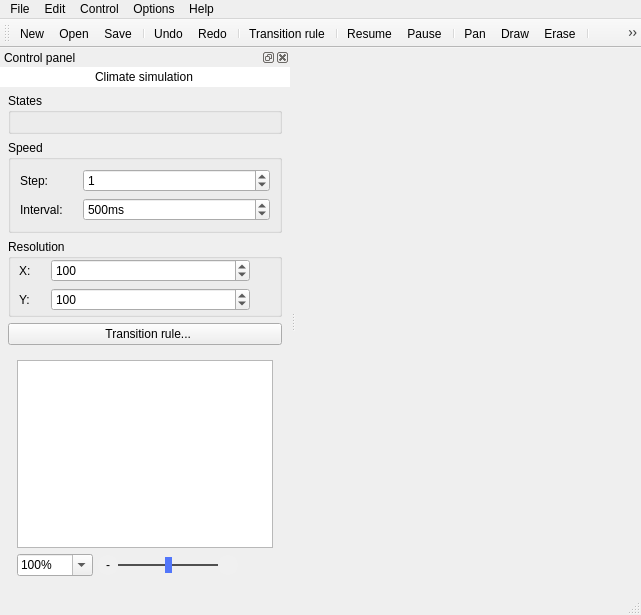
<?xml version="1.0" encoding="UTF-8"?>
<ui version="4.0">
 <class>MainWindow</class>
 <widget class="QMainWindow" name="MainWindow">
  <property name="geometry">
   <rect>
    <x>0</x>
    <y>0</y>
    <width>641</width>
    <height>615</height>
   </rect>
  </property>
  <property name="minimumSize">
   <size>
    <width>0</width>
    <height>0</height>
   </size>
  </property>
  <property name="windowTitle">
   <string>Cellullar</string>
  </property>
  <widget class="QWidget" name="centralwidget">
   <layout class="QGridLayout" name="gridLayout">
    <property name="leftMargin">
     <number>1</number>
    </property>
    <property name="topMargin">
     <number>1</number>
    </property>
    <property name="rightMargin">
     <number>1</number>
    </property>
    <property name="bottomMargin">
     <number>1</number>
    </property>
    <property name="spacing">
     <number>0</number>
    </property>
   </layout>
  </widget>
  <widget class="QMenuBar" name="menubar">
   <property name="geometry">
    <rect>
     <x>0</x>
     <y>0</y>
     <width>641</width>
     <height>21</height>
    </rect>
   </property>
   <widget class="QMenu" name="menuFile">
    <property name="title">
     <string>File</string>
    </property>
    <widget class="QMenu" name="menuRecent_files">
     <property name="title">
      <string>Recent files</string>
     </property>
    </widget>
    <addaction name="actionNew"/>
    <addaction name="actionOpen"/>
    <addaction name="actionSave"/>
    <addaction name="actionClose"/>
    <addaction name="separator"/>
    <addaction name="actionExport"/>
    <addaction name="menuRecent_files"/>
    <addaction name="separator"/>
    <addaction name="actionPrint"/>
    <addaction name="separator"/>
    <addaction name="actionExit"/>
   </widget>
   <widget class="QMenu" name="menuEdit">
    <property name="title">
     <string>Edit</string>
    </property>
    <widget class="QMenu" name="menuEdit_2">
     <property name="title">
      <string>Edit</string>
     </property>
     <addaction name="actionMove"/>
     <addaction name="actionDraw"/>
     <addaction name="actionErase"/>
    </widget>
    <widget class="QMenu" name="menuZoom">
     <property name="title">
      <string>Zoom</string>
     </property>
     <addaction name="actionZoomIn"/>
     <addaction name="actionZoomOut"/>
     <addaction name="actionZoom100"/>
    </widget>
    <addaction name="actionUndo"/>
    <addaction name="actionRedo"/>
    <addaction name="separator"/>
    <addaction name="menuEdit_2"/>
    <addaction name="menuZoom"/>
    <addaction name="actionClear"/>
    <addaction name="separator"/>
    <addaction name="actionTransitionRule"/>
   </widget>
   <widget class="QMenu" name="menuRun">
    <property name="title">
     <string>Control</string>
    </property>
    <addaction name="actionResume"/>
    <addaction name="actionPause"/>
    <addaction name="actionBuildRule"/>
   </widget>
   <widget class="QMenu" name="menuOptions">
    <property name="title">
     <string>Options</string>
    </property>
    <widget class="QMenu" name="menuTheme">
     <property name="title">
      <string>Theme</string>
     </property>
     <addaction name="actionDefaultTheme"/>
     <addaction name="actionDarkTheme"/>
    </widget>
    <addaction name="actionPreferences"/>
    <addaction name="menuTheme"/>
   </widget>
   <widget class="QMenu" name="menuHelp">
    <property name="title">
     <string>Help</string>
    </property>
    <addaction name="actionAbout"/>
    <addaction name="actionHelp"/>
   </widget>
   <addaction name="menuFile"/>
   <addaction name="menuEdit"/>
   <addaction name="menuRun"/>
   <addaction name="menuOptions"/>
   <addaction name="menuHelp"/>
  </widget>
  <widget class="QStatusBar" name="statusbar"/>
  <widget class="QToolBar" name="toolBar">
   <property name="windowTitle">
    <string>toolBar</string>
   </property>
   <attribute name="toolBarArea">
    <enum>TopToolBarArea</enum>
   </attribute>
   <attribute name="toolBarBreak">
    <bool>false</bool>
   </attribute>
   <addaction name="actionNew"/>
   <addaction name="actionOpen"/>
   <addaction name="actionSave"/>
   <addaction name="separator"/>
   <addaction name="actionUndo"/>
   <addaction name="actionRedo"/>
   <addaction name="separator"/>
   <addaction name="actionTransitionRule"/>
   <addaction name="separator"/>
   <addaction name="actionResume"/>
   <addaction name="actionPause"/>
   <addaction name="separator"/>
   <addaction name="actionMove"/>
   <addaction name="actionDraw"/>
   <addaction name="actionErase"/>
   <addaction name="separator"/>
   <addaction name="actionDarkTheme"/>
  </widget>
  <widget class="QDockWidget" name="dockWidget">
   <property name="sizePolicy">
    <sizepolicy hsizetype="Fixed" vsizetype="Preferred">
     <horstretch>0</horstretch>
     <verstretch>0</verstretch>
    </sizepolicy>
   </property>
   <property name="windowTitle">
    <string>Control panel</string>
   </property>
   <attribute name="dockWidgetArea">
    <number>1</number>
   </attribute>
   <widget class="QWidget" name="dockWidgetContents">
    <layout class="QVBoxLayout" name="verticalLayout">
     <property name="leftMargin">
      <number>0</number>
     </property>
     <property name="topMargin">
      <number>0</number>
     </property>
     <property name="rightMargin">
      <number>0</number>
     </property>
     <property name="bottomMargin">
      <number>0</number>
     </property>
     <item>
      <widget class="QWidget" name="widget" native="true">
       <property name="sizePolicy">
        <sizepolicy hsizetype="Preferred" vsizetype="Fixed">
         <horstretch>0</horstretch>
         <verstretch>0</verstretch>
        </sizepolicy>
       </property>
       <layout class="QHBoxLayout" name="horizontalLayout">
        <property name="leftMargin">
         <number>0</number>
        </property>
        <property name="topMargin">
         <number>0</number>
        </property>
        <property name="rightMargin">
         <number>0</number>
        </property>
        <property name="bottomMargin">
         <number>0</number>
        </property>
        <item>
         <widget class="QLineEdit" name="editProjectName">
          <property name="sizePolicy">
           <sizepolicy hsizetype="Expanding" vsizetype="Expanding">
            <horstretch>0</horstretch>
            <verstretch>0</verstretch>
           </sizepolicy>
          </property>
          <property name="text">
           <string>Climate simulation</string>
          </property>
          <property name="frame">
           <bool>false</bool>
          </property>
          <property name="alignment">
           <set>Qt::AlignCenter</set>
          </property>
         </widget>
        </item>
       </layout>
      </widget>
     </item>
     <item>
      <layout class="QVBoxLayout" name="verticalLayout_2">
       <property name="leftMargin">
        <number>8</number>
       </property>
       <property name="topMargin">
        <number>0</number>
       </property>
       <property name="rightMargin">
        <number>8</number>
       </property>
       <property name="bottomMargin">
        <number>8</number>
       </property>
       <item>
        <widget class="QGroupBox" name="groupBox_State">
         <property name="sizePolicy">
          <sizepolicy hsizetype="Expanding" vsizetype="Fixed">
           <horstretch>0</horstretch>
           <verstretch>0</verstretch>
          </sizepolicy>
         </property>
         <property name="title">
          <string>States</string>
         </property>
         <layout class="QVBoxLayout" name="verticalLayout_4">
          <property name="spacing">
           <number>0</number>
          </property>
         </layout>
        </widget>
       </item>
       <item>
        <widget class="QGroupBox" name="groupBox_2">
         <property name="sizePolicy">
          <sizepolicy hsizetype="Preferred" vsizetype="Fixed">
           <horstretch>0</horstretch>
           <verstretch>0</verstretch>
          </sizepolicy>
         </property>
         <property name="title">
          <string>Speed</string>
         </property>
         <layout class="QFormLayout" name="formLayout">
          <property name="horizontalSpacing">
           <number>20</number>
          </property>
          <property name="verticalSpacing">
           <number>6</number>
          </property>
          <item row="0" column="0">
           <widget class="QLabel" name="label">
            <property name="text">
             <string>Step:</string>
            </property>
           </widget>
          </item>
          <item row="0" column="1">
           <widget class="QSpinBox" name="spinStep">
            <property name="sizePolicy">
             <sizepolicy hsizetype="Expanding" vsizetype="Fixed">
              <horstretch>0</horstretch>
              <verstretch>0</verstretch>
             </sizepolicy>
            </property>
            <property name="value">
             <number>1</number>
            </property>
           </widget>
          </item>
          <item row="1" column="0">
           <widget class="QLabel" name="label_2">
            <property name="text">
             <string>Interval:</string>
            </property>
           </widget>
          </item>
          <item row="1" column="1">
           <widget class="QSpinBox" name="spinInterval">
            <property name="sizePolicy">
             <sizepolicy hsizetype="Expanding" vsizetype="Fixed">
              <horstretch>0</horstretch>
              <verstretch>0</verstretch>
             </sizepolicy>
            </property>
            <property name="suffix">
             <string>ms</string>
            </property>
            <property name="maximum">
             <number>10000</number>
            </property>
            <property name="value">
             <number>500</number>
            </property>
           </widget>
          </item>
         </layout>
        </widget>
       </item>
       <item>
        <widget class="QGroupBox" name="groupBox">
         <property name="sizePolicy">
          <sizepolicy hsizetype="Preferred" vsizetype="Fixed">
           <horstretch>0</horstretch>
           <verstretch>0</verstretch>
          </sizepolicy>
         </property>
         <property name="title">
          <string>Resolution</string>
         </property>
         <layout class="QHBoxLayout" name="horizontalLayout_3">
          <property name="leftMargin">
           <number>8</number>
          </property>
          <property name="topMargin">
           <number>0</number>
          </property>
          <property name="rightMargin">
           <number>8</number>
          </property>
          <property name="bottomMargin">
           <number>3</number>
          </property>
          <item>
           <layout class="QFormLayout" name="formLayout_3">
            <property name="horizontalSpacing">
             <number>20</number>
            </property>
            <item row="0" column="0">
             <widget class="QLabel" name="label_5">
              <property name="text">
               <string>X:</string>
              </property>
             </widget>
            </item>
            <item row="0" column="1">
             <widget class="QSpinBox" name="spinSizeX">
              <property name="sizePolicy">
               <sizepolicy hsizetype="Expanding" vsizetype="Fixed">
                <horstretch>0</horstretch>
                <verstretch>0</verstretch>
               </sizepolicy>
              </property>
              <property name="minimum">
               <number>1</number>
              </property>
              <property name="maximum">
               <number>9999</number>
              </property>
              <property name="value">
               <number>100</number>
              </property>
             </widget>
            </item>
            <item row="1" column="0">
             <widget class="QLabel" name="label_6">
              <property name="text">
               <string>Y:</string>
              </property>
             </widget>
            </item>
            <item row="1" column="1">
             <widget class="QSpinBox" name="spinSizeY">
              <property name="sizePolicy">
               <sizepolicy hsizetype="Expanding" vsizetype="Fixed">
                <horstretch>0</horstretch>
                <verstretch>0</verstretch>
               </sizepolicy>
              </property>
              <property name="minimum">
               <number>1</number>
              </property>
              <property name="maximum">
               <number>9999</number>
              </property>
              <property name="value">
               <number>100</number>
              </property>
             </widget>
            </item>
           </layout>
          </item>
          <item>
           <widget class="QPushButton" name="propButton">
            <property name="sizePolicy">
             <sizepolicy hsizetype="Maximum" vsizetype="Maximum">
              <horstretch>0</horstretch>
              <verstretch>0</verstretch>
             </sizepolicy>
            </property>
            <property name="maximumSize">
             <size>
              <width>15</width>
              <height>30</height>
             </size>
            </property>
            <property name="text">
             <string/>
            </property>
            <property name="icon">
             <iconset>
              <normaloff>:/img ex/unlink_l.png</normaloff>:/img ex/unlink_l.png</iconset>
            </property>
            <property name="iconSize">
             <size>
              <width>7</width>
              <height>28</height>
             </size>
            </property>
            <property name="flat">
             <bool>true</bool>
            </property>
           </widget>
          </item>
         </layout>
        </widget>
       </item>
       <item>
        <widget class="QPushButton" name="pushTransition">
         <property name="styleSheet">
          <string notr="true"/>
         </property>
         <property name="text">
          <string>  Transition rule...</string>
         </property>
         <property name="icon">
          <iconset resource="cellullar.qrc">
           <normaloff>:/img/transition_l16.png</normaloff>:/img/transition_l16.png</iconset>
         </property>
        </widget>
       </item>
       <item>
        <widget class="QWidget" name="widget_2" native="true">
         <layout class="QVBoxLayout" name="verticalLayout_3">
          <item>
           <widget class="QPlainTextEdit" name="plainTextEdit">
            <property name="font">
             <font>
              <family>Courier New</family>
              <pointsize>9</pointsize>
             </font>
            </property>
           </widget>
          </item>
          <item>
           <widget class="QWidget" name="zoomWidget" native="true">
            <property name="sizePolicy">
             <sizepolicy hsizetype="Fixed" vsizetype="Preferred">
              <horstretch>0</horstretch>
              <verstretch>0</verstretch>
             </sizepolicy>
            </property>
            <layout class="QHBoxLayout" name="horizontalLayout_2">
             <property name="spacing">
              <number>0</number>
             </property>
             <property name="leftMargin">
              <number>0</number>
             </property>
             <property name="topMargin">
              <number>0</number>
             </property>
             <property name="rightMargin">
              <number>0</number>
             </property>
             <property name="bottomMargin">
              <number>0</number>
             </property>
             <item>
              <widget class="QComboBox" name="zoomCombo">
               <property name="sizePolicy">
                <sizepolicy hsizetype="Minimum" vsizetype="Expanding">
                 <horstretch>0</horstretch>
                 <verstretch>0</verstretch>
                </sizepolicy>
               </property>
               <property name="minimumSize">
                <size>
                 <width>76</width>
                 <height>0</height>
                </size>
               </property>
               <property name="maximumSize">
                <size>
                 <width>76</width>
                 <height>16777215</height>
                </size>
               </property>
               <property name="editable">
                <bool>true</bool>
               </property>
               <property name="currentText">
                <string>100%</string>
               </property>
               <property name="currentIndex">
                <number>5</number>
               </property>
               <property name="maxVisibleItems">
                <number>11</number>
               </property>
               <property name="insertPolicy">
                <enum>QComboBox::NoInsert</enum>
               </property>
               <item>
                <property name="text">
                 <string>1000%</string>
                </property>
               </item>
               <item>
                <property name="text">
                 <string>700%</string>
                </property>
               </item>
               <item>
                <property name="text">
                 <string>500%</string>
                </property>
               </item>
               <item>
                <property name="text">
                 <string>300%</string>
                </property>
               </item>
               <item>
                <property name="text">
                 <string>200%</string>
                </property>
               </item>
               <item>
                <property name="text">
                 <string>100%</string>
                </property>
               </item>
               <item>
                <property name="text">
                 <string>75%</string>
                </property>
               </item>
               <item>
                <property name="text">
                 <string>50%</string>
                </property>
               </item>
               <item>
                <property name="text">
                 <string>25%</string>
                </property>
               </item>
               <item>
                <property name="text">
                 <string>10%</string>
                </property>
               </item>
               <item>
                <property name="text">
                 <string>Reset</string>
                </property>
               </item>
              </widget>
             </item>
             <item>
              <widget class="QLabel" name="zoomSpacingLabel">
               <property name="sizePolicy">
                <sizepolicy hsizetype="Maximum" vsizetype="Expanding">
                 <horstretch>0</horstretch>
                 <verstretch>0</verstretch>
                </sizepolicy>
               </property>
               <property name="minimumSize">
                <size>
                 <width>4</width>
                 <height>0</height>
                </size>
               </property>
               <property name="maximumSize">
                <size>
                 <width>5</width>
                 <height>16777215</height>
                </size>
               </property>
               <property name="text">
                <string/>
               </property>
              </widget>
             </item>
             <item>
              <widget class="QToolButton" name="zoomOutBtn">
               <property name="sizePolicy">
                <sizepolicy hsizetype="Maximum" vsizetype="Expanding">
                 <horstretch>0</horstretch>
                 <verstretch>0</verstretch>
                </sizepolicy>
               </property>
               <property name="minimumSize">
                <size>
                 <width>20</width>
                 <height>0</height>
                </size>
               </property>
               <property name="maximumSize">
                <size>
                 <width>20</width>
                 <height>20</height>
                </size>
               </property>
               <property name="styleSheet">
                <string notr="true">QToolButton{
    background-color: #f0f0f0;
    padding:0px;
    border-width: 0px;
    border-radius: 10px;
}

QToolButton:pressed{
    background-color: #d0d0d0;
    padding:0px;
    border-width: 0px;
    border-radius: 10px;
}
QToolButton:hovered{
    background-color: #ff00ff;
    padding:0px;
    border-width: 0px;
    border-radius: 10px;
}
</string>
               </property>
               <property name="text">
                <string>-</string>
               </property>
               <property name="icon">
                <iconset resource="cellullar.qrc">
                 <normaloff>:/lucide-icons/minus-circle_l_20.png</normaloff>:/lucide-icons/minus-circle_l_20.png</iconset>
               </property>
               <property name="iconSize">
                <size>
                 <width>20</width>
                 <height>20</height>
                </size>
               </property>
               <property name="autoRepeat">
                <bool>true</bool>
               </property>
              </widget>
             </item>
             <item>
              <widget class="QSlider" name="zoomSlider">
               <property name="sizePolicy">
                <sizepolicy hsizetype="Maximum" vsizetype="Expanding">
                 <horstretch>0</horstretch>
                 <verstretch>0</verstretch>
                </sizepolicy>
               </property>
               <property name="minimumSize">
                <size>
                 <width>100</width>
                 <height>20</height>
                </size>
               </property>
               <property name="maximumSize">
                <size>
                 <width>100</width>
                 <height>20</height>
                </size>
               </property>
               <property name="styleSheet">
                <string notr="true">QSlider::sub-page:Horizontal { background-color: #505050; }
QSlider::add-page:Horizontal { background-color: #505050; }
QSlider::groove:Horizontal { background: transparent; height:2px; }
QSlider::handle:Horizontal { width:7px; background:#5276fa; margin: -7px 0px -7px 0px; }
QSlider::handle:Horizontal:pressed { width:7px; background:#355be2; margin: -7px 0px -7px 0px; }</string>
               </property>
               <property name="minimum">
                <number>1000</number>
               </property>
               <property name="maximum">
                <number>19000</number>
               </property>
               <property name="pageStep">
                <number>1000</number>
               </property>
               <property name="value">
                <number>10000</number>
               </property>
               <property name="orientation">
                <enum>Qt::Horizontal</enum>
               </property>
              </widget>
             </item>
             <item>
              <widget class="QToolButton" name="zoomInBtn">
               <property name="sizePolicy">
                <sizepolicy hsizetype="Maximum" vsizetype="Expanding">
                 <horstretch>0</horstretch>
                 <verstretch>0</verstretch>
                </sizepolicy>
               </property>
               <property name="minimumSize">
                <size>
                 <width>20</width>
                 <height>0</height>
                </size>
               </property>
               <property name="maximumSize">
                <size>
                 <width>20</width>
                 <height>20</height>
                </size>
               </property>
               <property name="styleSheet">
                <string notr="true">QToolButton{
    background-color: #f0f0f0;
    padding:0px;
    border-width: 0px;
    border-radius: 10px;
}

QToolButton:pressed{
    background-color: #d0d0d0;
    padding:0px;
    border-width: 0px;
    border-radius: 10px;
}
QToolButton:hovered{
    background-color: #ff00ff;
    padding:0px;
    border-width: 0px;
    border-radius: 10px;
}
</string>
               </property>
               <property name="text">
                <string/>
               </property>
               <property name="icon">
                <iconset resource="cellullar.qrc">
                 <normaloff>:/lucide-icons/plus-circle_l_20.png</normaloff>:/lucide-icons/plus-circle_l_20.png</iconset>
               </property>
               <property name="iconSize">
                <size>
                 <width>20</width>
                 <height>20</height>
                </size>
               </property>
               <property name="autoRepeat">
                <bool>true</bool>
               </property>
              </widget>
             </item>
            </layout>
           </widget>
          </item>
         </layout>
        </widget>
       </item>
      </layout>
     </item>
    </layout>
   </widget>
  </widget>
  <action name="actionSave">
   <property name="icon">
    <iconset resource="cellullar.qrc">
     <normaloff>:/lucide-icons/save_24.png</normaloff>:/lucide-icons/save_24.png</iconset>
   </property>
   <property name="text">
    <string>Save</string>
   </property>
  </action>
  <action name="actionOpen">
   <property name="icon">
    <iconset resource="cellullar.qrc">
     <normaloff>:/lucide-icons/folder-open_24.png</normaloff>:/lucide-icons/folder-open_24.png</iconset>
   </property>
   <property name="text">
    <string>Open</string>
   </property>
  </action>
  <action name="actionUndo">
   <property name="icon">
    <iconset resource="cellullar.qrc">
     <normaloff>:/lucide-icons/undo-2_24.png</normaloff>:/lucide-icons/undo-2_24.png</iconset>
   </property>
   <property name="text">
    <string>Undo</string>
   </property>
  </action>
  <action name="actionRedo">
   <property name="icon">
    <iconset resource="cellullar.qrc">
     <normaloff>:/lucide-icons/redo-2_24.png</normaloff>:/lucide-icons/redo-2_24.png</iconset>
   </property>
   <property name="text">
    <string>Redo</string>
   </property>
  </action>
  <action name="actionMove">
   <property name="checkable">
    <bool>true</bool>
   </property>
   <property name="icon">
    <iconset resource="cellullar.qrc">
     <normaloff>:/lucide-icons/move_24.png</normaloff>:/lucide-icons/move_24.png</iconset>
   </property>
   <property name="text">
    <string>Pan</string>
   </property>
  </action>
  <action name="actionDraw">
   <property name="checkable">
    <bool>true</bool>
   </property>
   <property name="icon">
    <iconset resource="cellullar.qrc">
     <normaloff>:/lucide-icons/pencil_24.png</normaloff>:/lucide-icons/pencil_24.png</iconset>
   </property>
   <property name="text">
    <string>Draw</string>
   </property>
  </action>
  <action name="actionErase">
   <property name="checkable">
    <bool>true</bool>
   </property>
   <property name="icon">
    <iconset resource="cellullar.qrc">
     <normaloff>:/lucide-icons/eraser_24.png</normaloff>:/lucide-icons/eraser_24.png</iconset>
   </property>
   <property name="text">
    <string>Erase</string>
   </property>
  </action>
  <action name="actionZoomIn">
   <property name="icon">
    <iconset resource="cellullar.qrc">
     <normaloff>:/lucide-icons/zoom-in_24.png</normaloff>:/lucide-icons/zoom-in_24.png</iconset>
   </property>
   <property name="text">
    <string>Zoom in</string>
   </property>
  </action>
  <action name="actionZoomOut">
   <property name="icon">
    <iconset resource="cellullar.qrc">
     <normaloff>:/lucide-icons/zoom-out_24.png</normaloff>:/lucide-icons/zoom-out_24.png</iconset>
   </property>
   <property name="text">
    <string>Zoom out</string>
   </property>
  </action>
  <action name="actionZoom100">
   <property name="text">
    <string>Zoom 100%</string>
   </property>
  </action>
  <action name="actionTransitionRule">
   <property name="icon">
    <iconset resource="cellullar.qrc">
     <normaloff>:/img/transition_l24.png</normaloff>:/img/transition_l24.png</iconset>
   </property>
   <property name="text">
    <string>Transition rule</string>
   </property>
  </action>
  <action name="actionResume">
   <property name="icon">
    <iconset resource="cellullar.qrc">
     <normaloff>:/lucide-icons/play-circle_24.png</normaloff>:/lucide-icons/play-circle_24.png</iconset>
   </property>
   <property name="text">
    <string>Resume</string>
   </property>
  </action>
  <action name="actionPause">
   <property name="icon">
    <iconset resource="cellullar.qrc">
     <normaloff>:/lucide-icons/pause-circle_24.png</normaloff>:/lucide-icons/pause-circle_24.png</iconset>
   </property>
   <property name="text">
    <string>Pause</string>
   </property>
  </action>
  <action name="actionBuildRule">
   <property name="icon">
    <iconset resource="cellullar.qrc">
     <normaloff>:/lucide-icons/blocks_24.png</normaloff>:/lucide-icons/blocks_24.png</iconset>
   </property>
   <property name="text">
    <string>Build trans. rule</string>
   </property>
  </action>
  <action name="actionPreferences">
   <property name="icon">
    <iconset resource="cellullar.qrc">
     <normaloff>:/lucide-icons/settings_24.png</normaloff>:/lucide-icons/settings_24.png</iconset>
   </property>
   <property name="text">
    <string>Preferences</string>
   </property>
  </action>
  <action name="actionAbout">
   <property name="text">
    <string>About</string>
   </property>
  </action>
  <action name="actionHelp">
   <property name="icon">
    <iconset resource="cellullar.qrc">
     <normaloff>:/lucide-icons/help-circle_24.png</normaloff>:/lucide-icons/help-circle_24.png</iconset>
   </property>
   <property name="text">
    <string>Help</string>
   </property>
  </action>
  <action name="actionNew">
   <property name="icon">
    <iconset resource="cellullar.qrc">
     <normaloff>:/lucide-icons/file_24.png</normaloff>:/lucide-icons/file_24.png</iconset>
   </property>
   <property name="text">
    <string>New</string>
   </property>
  </action>
  <action name="actionClear">
   <property name="text">
    <string>Clear</string>
   </property>
  </action>
  <action name="actionExport">
   <property name="text">
    <string>Export as image</string>
   </property>
  </action>
  <action name="actionClose">
   <property name="icon">
    <iconset resource="cellullar.qrc">
     <normaloff>:/lucide-icons/x-circle_24.png</normaloff>:/lucide-icons/x-circle_24.png</iconset>
   </property>
   <property name="text">
    <string>Close</string>
   </property>
  </action>
  <action name="actionExit">
   <property name="icon">
    <iconset resource="cellullar.qrc">
     <normaloff>:/lucide-icons/power_24.png</normaloff>:/lucide-icons/power_24.png</iconset>
   </property>
   <property name="text">
    <string>Exit</string>
   </property>
  </action>
  <action name="actionPrint">
   <property name="icon">
    <iconset resource="cellullar.qrc">
     <normaloff>:/lucide-icons/printer_24.png</normaloff>:/lucide-icons/printer_24.png</iconset>
   </property>
   <property name="text">
    <string>Print...</string>
   </property>
  </action>
  <action name="actionDarkTheme">
   <property name="icon">
    <iconset resource="cellullar.qrc">
     <normaloff>:/img/theme_24.png</normaloff>:/img/theme_24.png</iconset>
   </property>
   <property name="text">
    <string>Dark mode</string>
   </property>
  </action>
  <action name="actionDefaultTheme">
   <property name="text">
    <string>Default</string>
   </property>
  </action>
 </widget>
 <resources>
  <include location="cellullar.qrc"/>
 </resources>
 <connections/>
</ui>
